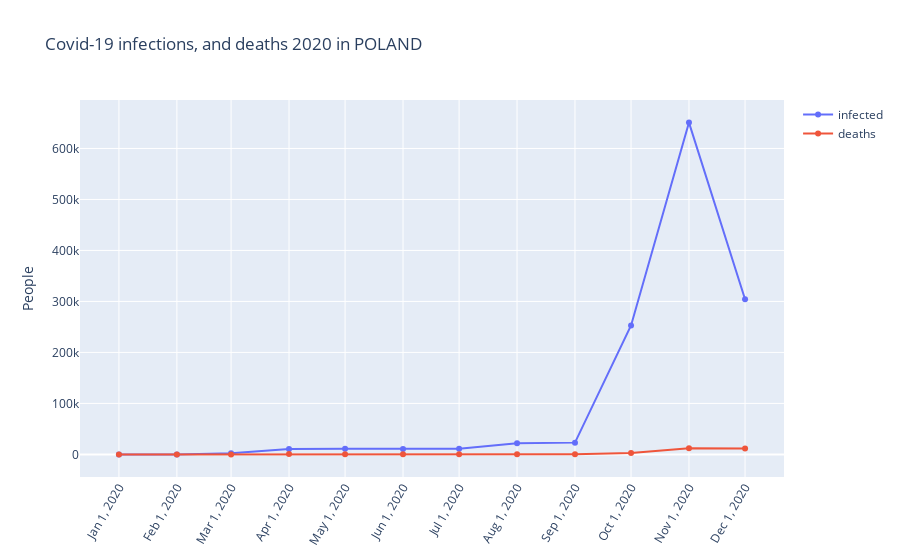

The notebook cell saved with this chart:
### Code cell
fig = go.Figure()
fig.add_trace(go.Scatter(x=pol_cov_month["Date_reported"], y=pol_cov_month["New_cases"], name="infected"))
fig.add_trace(go.Scatter(x=pol_cov_month["Date_reported"], y=pol_cov_month["New_deaths"], name="deaths"))
fig.update_layout(title="Covid-19 infections, and deaths 2020 in POLAND",
                    xaxis=dict(
                        tickmode = 'array',
                        tickvals = pol_cov_month["Date_reported"],
                        tickangle=300
                    ),
                    yaxis_title="People",
                    )
# fig.update_xaxes(tickangle=90)
fig.show()

### Figure 1 — Plotly figure (JSON) as saved in the notebook; plotly's stock layout.template omitted (floating-point values rounded to 4 significant figures)
{"data": [{"name": "infected", "type": "scatter", "x": ["2020-01", "2020-02", "2020-03", "2020-04", "2020-05", "2020-06", "2020-07", "2020-08", "2020-09", "2020-10", "2020-11", "2020-12"], "y": [0, 0, 2055, 10585, 10931, 10583, 10877, 21839, 23092, 252872, 650755, 304432]}, {"name": "deaths", "type": "scatter", "x": ["2020-01", "2020-02", "2020-03", "2020-04", "2020-05", "2020-06", "2020-07", "2020-08", "2020-09", "2020-10", "2020-11", "2020-12"], "y": [0, 0, 31, 593, 437, 383, 265, 324, 450, 2868, 11830, 11460]}], "layout": {"title": {"text": "Covid-19 infections, and deaths 2020 in POLAND"}, "xaxis": {"tickangle": -60, "tickmode": "array", "tickvals": ["2020-01", "2020-02", "2020-03", "2020-04", "2020-05", "2020-06", "2020-07", "2020-08", "2020-09", "2020-10", "2020-11", "2020-12"]}, "yaxis": {"title": {"text": "People"}}}}
